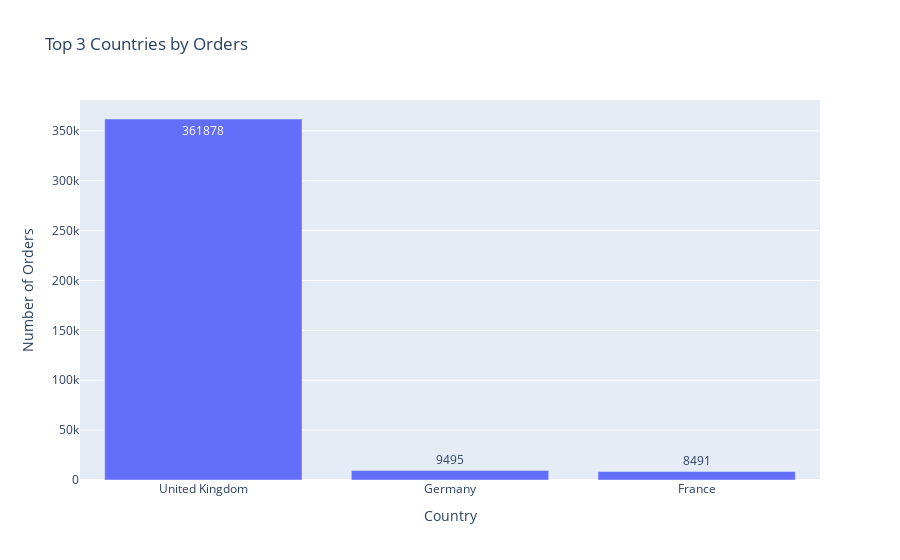

Source (notebook cell):
### Code cell
# Top 3 Countries by Orders
country_orders = data['Country'].value_counts().reset_index()
country_orders.columns = ['Country', 'OrderCount']
fig = px.bar(country_orders.head(3), x='Country', y='OrderCount',
                title='Top 3 Countries by Orders',
                labels={'OrderCount': 'Number of Orders', 'Country': 'Country'},
                text='OrderCount')
fig.show()

### Figure 1 — Plotly figure (JSON) as saved in the notebook; plotly's stock layout.template omitted (floating-point values rounded to 4 significant figures)
{"data": [{"hovertemplate": "Country=%{x}<br>Number of Orders=%{text}<extra></extra>", "legendgroup": "", "marker": {"color": "#636efa", "pattern": {"shape": ""}}, "name": "", "orientation": "v", "showlegend": false, "text": [361900.0, 9495.0, 8491.0], "textposition": "auto", "type": "bar", "x": ["United Kingdom", "Germany", "France"], "xaxis": "x", "y": [361878, 9495, 8491], "yaxis": "y"}], "layout": {"barmode": "relative", "legend": {"tracegroupgap": 0}, "title": {"text": "Top 3 Countries by Orders"}, "xaxis": {"anchor": "y", "domain": [0, 1], "title": {"text": "Country"}}, "yaxis": {"anchor": "x", "domain": [0, 1], "title": {"text": "Number of Orders"}}}}
